Frame 1 (no input): blank canvas, image omitted
Frame 60 (the mouse pressed at the canvas centre just before this capture): blank canvas, image omitted
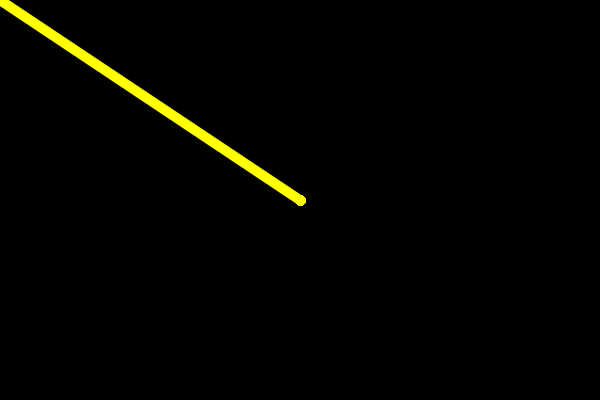
Frame 120 (the mouse held since frame 60 and released just before this capture)

The Processing sketch whose frames 1 and 60 were blank and that drew this single picture after the mouse press (run headless with seeded random() and noise(); from frame 60 on, the mouse is pressed at the canvas centre):

// Processing sketch: mouse
// ── mouse.pde
// Draw ellipse at mouse position
color r = color(255, 0, 0);

void setup() {
    size(600, 400);
    background(0);
    strokeWeight(10);
    stroke(255, 255, 0);
}

void draw() {
    if (mousePressed) {
        line(pmouseX, pmouseY, mouseX, mouseY);
    }
}

void keyPressed() {
    if (key == 'w') {
        background(255);
    }
    if (key == 'b') {
        background(0);
    }
}
